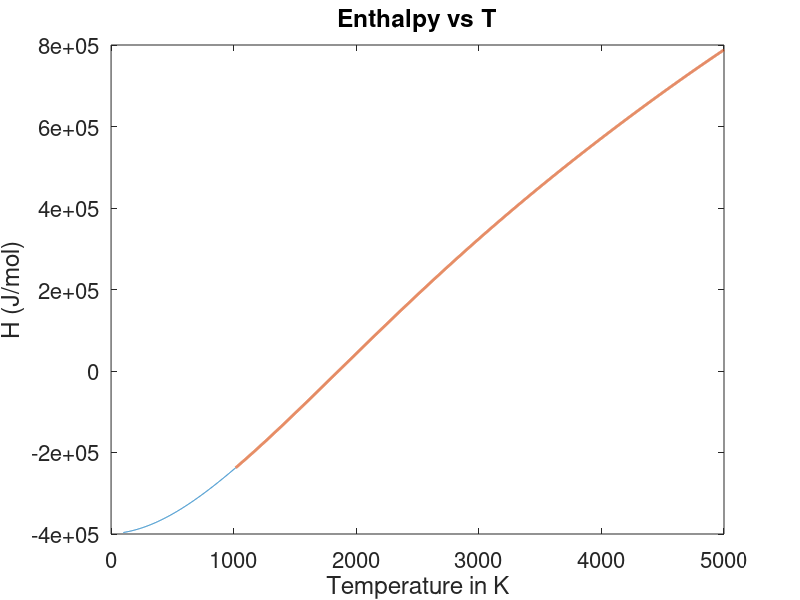
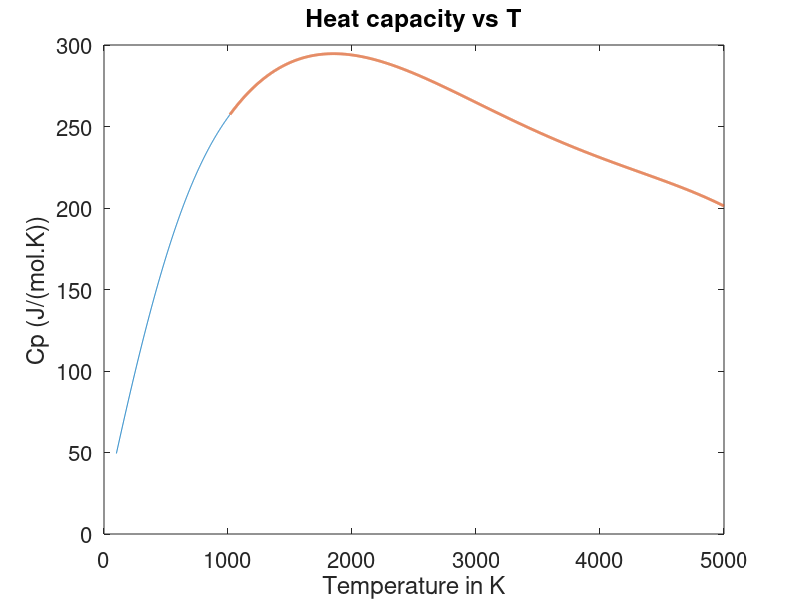
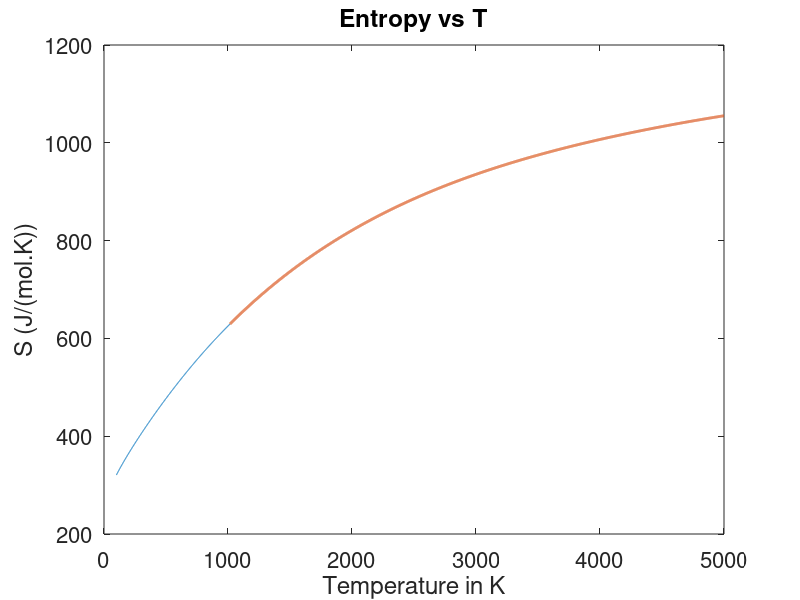

The MATLAB source for these figures, in order:
%Created by Raphael BOICHOT around 2018, updated in March 2024 for public release
%Format of output data : T(K) H/(RT)(-) Cp/R(-) S/R(-) in columns
clc;
clear;
R=8.314462618;%(J/kmol.K)
Default_fontsize=16;
fileID = fopen('Input.dat','r');
A = fread(fileID,45,'*char');
Data=cell2mat(textscan(char(fread(fileID,35,'*char')),'%f'));
Low_temp = Data(1);
High_temp = Data(2);
Cutting_temp = Data(3);
fread(fileID,2,'*char');
a1_HT = cell2mat(textscan(char(fread(fileID,15,'*char')),'%f'));
a2_HT = cell2mat(textscan(char(fread(fileID,15,'*char')),'%f'));
a3_HT = cell2mat(textscan(char(fread(fileID,15,'*char')),'%f'));
a4_HT = cell2mat(textscan(char(fread(fileID,15,'*char')),'%f'));
a5_HT = cell2mat(textscan(char(fread(fileID,15,'*char')),'%f'));
fread(fileID,7,'*char');
a6_HT = cell2mat(textscan(char(fread(fileID,15,'*char')),'%f'));
a7_HT = cell2mat(textscan(char(fread(fileID,15,'*char')),'%f'));
a1_BT = cell2mat(textscan(char(fread(fileID,15,'*char')),'%f'));
a2_BT = cell2mat(textscan(char(fread(fileID,15,'*char')),'%f'));
a3_BT = cell2mat(textscan(char(fread(fileID,15,'*char')),'%f'));
fread(fileID,7,'*char');
a4_BT = cell2mat(textscan(char(fread(fileID,15,'*char')),'%f'));
a5_BT = cell2mat(textscan(char(fread(fileID,15,'*char')),'%f'));
a6_BT = cell2mat(textscan(char(fread(fileID,15,'*char')),'%f'));
a7_BT = cell2mat(textscan(char(fread(fileID,15,'*char')),'%f'));
fclose(fileID);

%Plotting
T_BT=Low_temp:1:Cutting_temp;
H_R_BT=a1_BT+a2_BT.*T_BT/2+a3_BT.*T_BT.^2/3+a4_BT.*T_BT.^3/4+a5_BT.*T_BT.^4/5+a6_BT./T_BT;
Cp_R_BT=a1_BT+a2_BT.*T_BT+a3_BT.*T_BT.^2+a4_BT.*T_BT.^3+a5_BT.*T_BT.^4;
S_R_BT=a1_BT.*log(T_BT)+a2_BT.*T_BT+a3_BT.*T_BT.^2/2+a4_BT.*T_BT.^3/3+a5_BT.*T_BT.^4/4+a7_BT;

T_HT=Cutting_temp:1:High_temp;
H_R_HT=a1_HT+a2_HT.*T_HT/2+a3_HT.*T_HT.^2/3+a4_HT.*T_HT.^3/4+a5_HT.*T_HT.^4/5+a6_HT./T_HT;
Cp_R_HT=a1_HT+a2_HT.*T_HT+a3_HT.*T_HT.^2+a4_HT.*T_HT.^3+a5_HT.*T_HT.^4;
S_R_HT=a1_HT.*log(T_HT)+a2_HT.*T_HT+a3_HT.*T_HT.^2/2+a4_HT.*T_HT.^3/3+a5_HT.*T_HT.^4/4+a7_HT;

figure(1)
plot(T_BT,H_R_BT.*T_BT*(R),T_HT,H_R_HT.*T_HT*R,'LineWidth',2)
title('Enthalpy vs T','Fontsize',Default_fontsize)
ylabel('H (J/mol)','Fontsize',Default_fontsize)
xlabel('Temperature in K','Fontsize',Default_fontsize);
set(gca,'FontSize',Default_fontsize)
saveas(gcf,'H_R_NASA.png');

figure(2)
plot(T_BT,Cp_R_BT*(R),T_HT,Cp_R_HT*R,'LineWidth',2)
title('Heat capacity vs T','Fontsize',Default_fontsize)
ylabel('Cp (J/(mol.K))','Fontsize',Default_fontsize)
xlabel('Temperature in K','Fontsize',Default_fontsize);
set(gca,'FontSize',Default_fontsize)
saveas(gcf,'Cp_R_NASA.png');

figure(3)
plot(T_BT,S_R_BT*(R),T_HT,S_R_HT*R,'LineWidth',2)
title('Entropy vs T','Fontsize',Default_fontsize)
ylabel('S (J/(mol.K))','Fontsize',Default_fontsize)
xlabel('Temperature in K','Fontsize',Default_fontsize);
set(gca,'FontSize',Default_fontsize)
saveas(gcf,'S_R_NASA.png');

T=[T_BT T_HT]';
S_R=[S_R_BT S_R_HT]';
H_RT=[H_R_BT H_R_HT]';
Cp_R=[Cp_R_BT Cp_R_HT]';
raw_data=[T H_RT Cp_R S_R ];
save thermo_data.txt raw_data -ascii;

Tref = 298.15;

fprintf('Cutting_temp = %g\n', Cutting_temp);
fprintf('Low coeffs a1..a7 =\n');
fprintf('%g ', a1_BT,a2_BT,a3_BT,a4_BT,a5_BT,a6_BT,a7_BT);
fprintf('\nHigh coeffs a1..a7 =\n');
fprintf('%g ', a1_HT,a2_HT,a3_HT,a4_HT,a5_HT,a6_HT,a7_HT);
fprintf('\n');

% compute H/RT at 298.15 using both sets
H_R_low_ref = a1_BT + a2_BT*Tref/2 + a3_BT*Tref^2/3 + a4_BT*Tref^3/4 + a5_BT*Tref^4/5 + a6_BT/Tref;
H_R_high_ref= a1_HT + a2_HT*Tref/2 + a3_HT*Tref^2/3 + a4_HT*Tref^3/4 + a5_HT*Tref^4/5 + a6_HT/Tref;

H_low = H_R_low_ref * R * Tref;
H_high= H_R_high_ref * R * Tref;

fprintf('H(298) using LOW coefficients  = %g J/mol\n', H_low);
fprintf('H(298) using HIGH coefficients = %g J/mol\n', H_high);